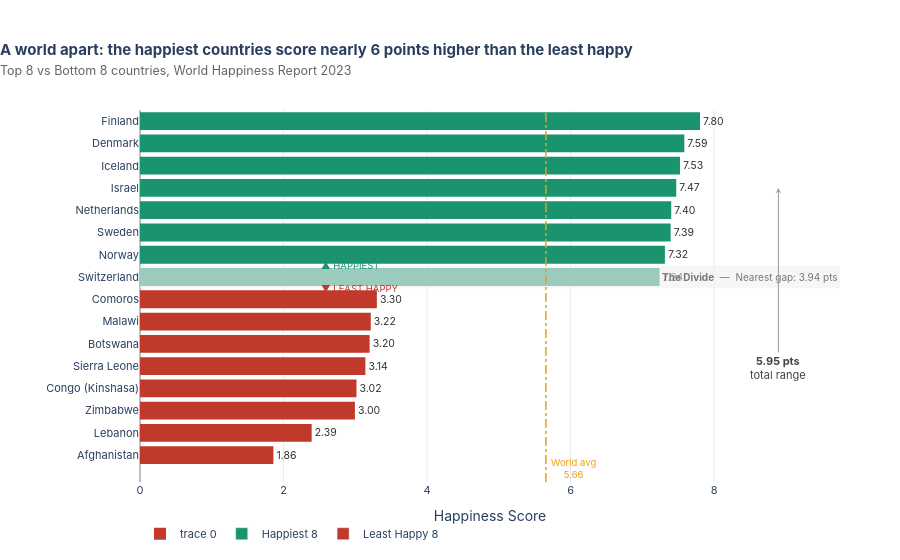

This figure's notebook cell:
### Markdown cell above
---
## Task 2 — Bottom vs. Top: A Contrast Story

**What to build:** A bar chart that highlights the **gap between the happiest and least happy countries**, focusing on a specific insight.

**Requirements:**
- Show the **top 8 AND bottom 8 countries** together (16 bars total)
- Use **colour** to distinguish the two groups (not Plotly's default rainbow)
- Add a **visual separator or annotation** that emphasises the gap
- Insight title that tells the story of the gap

**Stretch goal:** Add a vertical reference line showing the global average.

### Code cell
# ─────────────────────────────────────────────────────────────────────────────
# TASK 2 — Top 8 vs Bottom 8 Contrast Chart
# Design philosophy:
#   • Two-tone colour (emerald vs coral) instantly separates the groups
#   • Grey gap zone with annotation makes the divide visceral, not just implied
#   • Score delta label quantifies the inequality for the reader
#   • Thin country-flag emoji prefix adds identity without cluttering axes
#   • Stretch goal included: global average vline
# ─────────────────────────────────────────────────────────────────────────────

# ── 1. Prepare data ───────────────────────────────────────────────────────────
top8    = df.nlargest(8, 'Happiness_Score').copy()
bottom8 = df.nsmallest(8, 'Happiness_Score').copy()
top8['Group']    = 'Happiest'
bottom8['Group'] = 'Least Happy'

combined = (
    pd.concat([bottom8, top8])
    .sort_values('Happiness_Score', ascending=True)
    .reset_index(drop=True)
)

global_avg   = df['Happiness_Score'].mean()
gap_score    = top8['Happiness_Score'].min() - bottom8['Happiness_Score'].max()
top_score    = top8['Happiness_Score'].max()
bottom_score = bottom8['Happiness_Score'].min()
total_range  = top_score - bottom_score

print(f"Happiest country   : {top8.nlargest(1,'Happiness_Score').iloc[0]['Country']} ({top_score:.3f})")
print(f"Least happy country: {bottom8.nsmallest(1,'Happiness_Score').iloc[0]['Country']} ({bottom_score:.3f})")
print(f"Total range        : {total_range:.3f} points")
print(f"Global average     : {global_avg:.3f}")

# ── 2. Colour mapping ─────────────────────────────────────────────────────────
COLOR_TOP    = '#1a936f'   # emerald green
COLOR_BOTTOM = '#c0392b'   # deep coral/red
COLOR_AVG    = '#f39c12'   # amber

bar_colors = [
    COLOR_TOP if g == 'Happiest' else COLOR_BOTTOM
    for g in combined['Group']
]

# ── 3. Build figure ───────────────────────────────────────────────────────────
fig = go.Figure()

# Bars
fig.add_trace(go.Bar(
    x=combined['Happiness_Score'],
    y=combined['Country'],
    orientation='h',
    marker=dict(color=bar_colors, line=dict(width=0)),
    text=[f'{v:.2f}' for v in combined['Happiness_Score']],
    textposition='outside',
    textfont=dict(size=10.5, color='#333'),
    hovertemplate=(
        '<b>%{y}</b><br>'
        'Happiness Score: <b>%{x:.3f}</b><br>'
        '<extra></extra>'
    ),
    cliponaxis=False
))

# ── 4. Shaded gap band ───────────────────────────────────────────────────────
# y-axis positions: bottom8 = indices 0-7, top8 = indices 8-15
# Add a horizontal rect between y=7.5 (gap zone)
fig.add_hrect(
    y0=7.5, y1=8.5,
    fillcolor='#f0f0f0', opacity=0.6,
    line_width=0,
    annotation_text=(
        f'<b>The Divide</b>  —  '
        f'Nearest gap: {gap_score:.2f} pts'
    ),
    annotation_position='right',
    annotation_font=dict(size=10, color='#777'),
)

# Gap arrow annotations
fig.add_annotation(
    x=2.5, y=7.5,
    text='▼ LEAST HAPPY',
    showarrow=False,
    font=dict(size=9.5, color=COLOR_BOTTOM, family='Inter, Arial'),
    xanchor='left'
)
fig.add_annotation(
    x=2.5, y=8.5,
    text='▲ HAPPIEST',
    showarrow=False,
    font=dict(size=9.5, color=COLOR_TOP, family='Inter, Arial'),
    xanchor='left'
)

# ── 5. Global average reference line ─────────────────────────────────────────
fig.add_vline(
    x=global_avg,
    line=dict(color=COLOR_AVG, width=1.5, dash='dashdot')
)
fig.add_annotation(
    x=global_avg + 0.05,
    y=-0.6,
    text=f'World avg<br>{global_avg:.2f}',
    showarrow=False,
    font=dict(size=9.5, color=COLOR_AVG),
    xanchor='left',
    align='center'
)

# ── 6. Delta annotation (total spread) ───────────────────────────────────────
fig.add_annotation(
    x=top_score * 1.14,
    y=12,
    text=f'<b>{total_range:.2f} pts</b><br>total range',
    showarrow=True,
    arrowhead=3,
    arrowcolor='#999',
    ax=0, ay=180,
    font=dict(size=11, color='#444'),
    xanchor='center',
    align='center'
)

# ── 7. Legend (manual traces for clean legend) ────────────────────────────────
for label, color in [('Happiest 8', COLOR_TOP), ('Least Happy 8', COLOR_BOTTOM)]:
    fig.add_trace(go.Bar(
        x=[None], y=[None],
        orientation='h',
        marker_color=color,
        name=label,
        showlegend=True
    ))

# ── 8. Layout ─────────────────────────────────────────────────────────────────
fig.update_layout(
    title=dict(
        text=(
            '<b>A world apart: the happiest countries score nearly 6 points higher than the least happy</b><br>'
            '<span style="font-size:12.5px;font-weight:normal;color:#666">'
            'Top 8 vs Bottom 8 countries, World Happiness Report 2023</span>'
        ),
        x=0.0, xanchor='left',
        font=dict(size=15)
    ),
    xaxis=dict(
        title='Happiness Score',
        range=[0, top_score * 1.25],
        showgrid=True,
        gridcolor='#ececec',
        zeroline=True,
        zerolinecolor='#aaaaaa',
        zerolinewidth=1.5,
        tickfont=dict(size=11)
    ),
    yaxis=dict(
        title='',
        tickfont=dict(size=11),
        showgrid=False,
        categoryorder='array',
        categoryarray=list(combined['Country'])
    ),
    plot_bgcolor='white',
    paper_bgcolor='white',
    font=dict(family='Inter, Arial, sans-serif', size=12),
    margin=dict(l=140, r=60, t=110, b=55),
    height=560,
    legend=dict(
        orientation='h',
        x=0, y=-0.10,
        font=dict(size=11)
    ),
    barmode='overlay'
)

fig.show()

### Figure 1 — Plotly figure (JSON) as saved in the notebook; plotly's stock layout.template omitted (floating-point values rounded to 4 significant figures)
{"data": [{"cliponaxis": false, "hovertemplate": "<b>%{y}</b><br>Happiness Score: <b>%{x:.3f}</b><br><extra></extra>", "marker": {"color": ["#c0392b", "#c0392b", "#c0392b", "#c0392b", "#c0392b", "#c0392b", "#c0392b", "#c0392b", "#1a936f", "#1a936f", "#1a936f", "#1a936f", "#1a936f", "#1a936f", "#1a936f", "#1a936f"], "line": {"width": 0}}, "orientation": "h", "text": ["1.86", "2.39", "3.00", "3.02", "3.14", "3.20", "3.22", "3.30", "7.24", "7.32", "7.39", "7.40", "7.47", "7.53", "7.59", "7.80"], "textfont": {"color": "#333", "size": 10.5}, "textposition": "outside", "type": "bar", "x": [1.859, 2.392, 2.995, 3.017, 3.141, 3.2, 3.216, 3.301, 7.24, 7.315, 7.395, 7.403, 7.473, 7.525, 7.586, 7.804], "y": ["Afghanistan", "Lebanon", "Zimbabwe", "Congo (Kinshasa)", "Sierra Leone", "Botswana", "Malawi", "Comoros", "Switzerland", "Norway", "Sweden", "Netherlands", "Israel", "Iceland", "Denmark", "Finland"]}, {"marker": {"color": "#1a936f"}, "name": "Happiest 8", "orientation": "h", "showlegend": true, "type": "bar", "x": [null], "y": [null]}, {"marker": {"color": "#c0392b"}, "name": "Least Happy 8", "orientation": "h", "showlegend": true, "type": "bar", "x": [null], "y": [null]}], "layout": {"annotations": [{"font": {"color": "#777", "size": 10}, "showarrow": false, "text": "<b>The Divide</b>  —  Nearest gap: 3.94 pts", "x": 1, "xanchor": "right", "xref": "x domain", "y": 8, "yanchor": "middle", "yref": "y"}, {"font": {"color": "#c0392b", "family": "Inter, Arial", "size": 9.5}, "showarrow": false, "text": "▼ LEAST HAPPY", "x": 2.5, "xanchor": "left", "y": 7.5}, {"font": {"color": "#1a936f", "family": "Inter, Arial", "size": 9.5}, "showarrow": false, "text": "▲ HAPPIEST", "x": 2.5, "xanchor": "left", "y": 8.5}, {"align": "center", "font": {"color": "#f39c12", "size": 9.5}, "showarrow": false, "text": "World avg<br>5.66", "x": 5.706, "xanchor": "left", "y": -0.6}, {"align": "center", "arrowcolor": "#999", "arrowhead": 3, "ax": 0, "ay": 180, "font": {"color": "#444", "size": 11}, "showarrow": true, "text": "<b>5.95 pts</b><br>total range", "x": 8.897, "xanchor": "center", "y": 12}], "barmode": "overlay", "font": {"family": "Inter, Arial, sans-serif", "size": 12}, "height": 560, "legend": {"font": {"size": 11}, "orientation": "h", "x": 0, "y": -0.1}, "margin": {"b": 55, "l": 140, "r": 60, "t": 110}, "paper_bgcolor": "white", "plot_bgcolor": "white", "shapes": [{"fillcolor": "#f0f0f0", "line": {"width": 0}, "opacity": 0.6, "type": "rect", "x0": 0, "x1": 1, "xref": "x domain", "y0": 7.5, "y1": 8.5, "yref": "y"}, {"line": {"color": "#f39c12", "dash": "dashdot", "width": 1.5}, "type": "line", "x0": 5.656, "x1": 5.656, "xref": "x", "y0": 0, "y1": 1, "yref": "y domain"}], "title": {"font": {"size": 15}, "text": "<b>A world apart: the happiest countries score nearly 6 points higher than the least happy</b><br><span style=\"font-size:12.5px;font-weight:normal;color:#666\">Top 8 vs Bottom 8 countries, World Happiness Report 2023</span>", "x": 0, "xanchor": "left"}, "xaxis": {"gridcolor": "#ececec", "range": [0, 9.755], "showgrid": true, "tickfont": {"size": 11}, "title": {"text": "Happiness Score"}, "zeroline": true, "zerolinecolor": "#aaaaaa", "zerolinewidth": 1.5}, "yaxis": {"categoryarray": ["Afghanistan", "Lebanon", "Zimbabwe", "Congo (Kinshasa)", "Sierra Leone", "Botswana", "Malawi", "Comoros", "Switzerland", "Norway", "Sweden", "Netherlands", "Israel", "Iceland", "Denmark", "Finland"], "categoryorder": "array", "showgrid": false, "tickfont": {"size": 11}, "title": {"text": ""}}}}
